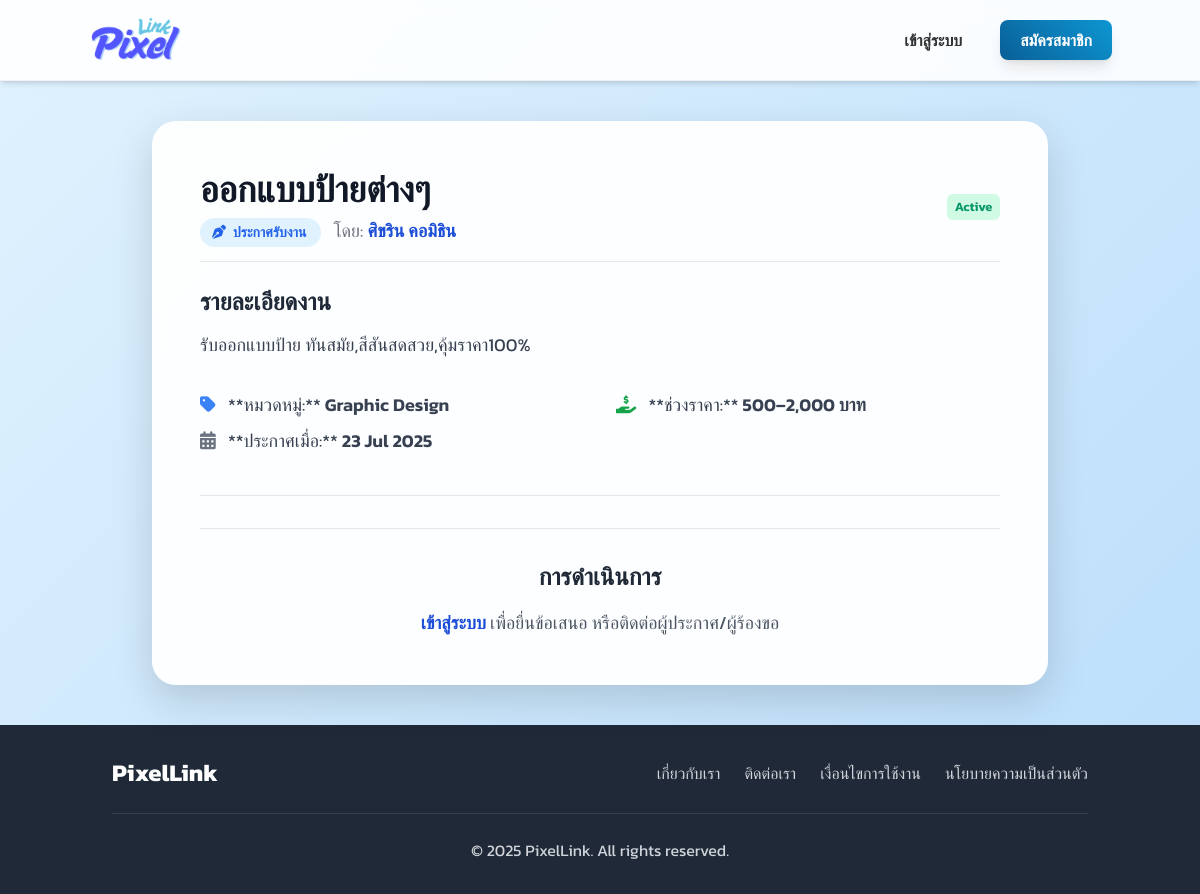
The page /job_detail.php?id=23&type=posting on the database its author committed.
### tables this page shows
CREATE TABLE `job_postings` (
  `post_id` int(11) NOT NULL,
  `designer_id` int(11) NOT NULL,
  `title` varchar(255) NOT NULL,
  `description` text DEFAULT NULL,
  `category_id` int(11) DEFAULT NULL,
  `price_range` varchar(100) DEFAULT NULL,
  `posted_date` timestamp NOT NULL DEFAULT current_timestamp(),
  `status` enum('active','inactive','completed') DEFAULT 'active',
  `client_id` int(11) NOT NULL,
  `main_image_id` int(11) DEFAULT NULL
);

CREATE TABLE `users` (
  `user_id` int(11) NOT NULL,
  `username` varchar(50) NOT NULL,
  `password` varchar(255) NOT NULL,
  `email` varchar(100) NOT NULL,
  `first_name` varchar(100) NOT NULL,
  `last_name` varchar(100) NOT NULL,
  `phone_number` varchar(20) NOT NULL,
  `user_type` enum('admin','designer','client') NOT NULL,
  `registration_date` timestamp NOT NULL DEFAULT current_timestamp(),
  `is_approved` tinyint(1) DEFAULT 0,
  `is_active` tinyint(1) DEFAULT 1,
  `last_login` timestamp NULL DEFAULT NULL
);

CREATE TABLE `job_categories` (
  `category_id` int(11) NOT NULL,
  `category_name` varchar(100) NOT NULL
);

### job_detail.php (the view, shortened to what this page needs)
<?php
$servername = "localhost";
$username = "root";
$password = "";
$dbname = "pixellink";
$condb = new mysqli($servername, $username, $password, $dbname);
$condb->set_charset("utf8mb4");
$job_data = null;
$error_message = '';
$job_type = '';
$loggedInUserName = '';
if (isset($_GET['id']) && is_numeric($_GET['id']) && isset($_GET['type'])) {
    $job_id = (int)$_GET['id'];
    $job_type = $_GET['type'];
    if ($job_type === 'posting') {
        $sql = "SELECT
                    jp.post_id AS id,
                    jp.title,
                    jp.description,
                    jp.price_range,
                    jp.posted_date,
                    jp.status,
                    'job_posting' AS type_display,
                    u.user_id AS owner_id,
                    u.first_name,
                    u.last_name,
                    u.user_type AS owner_type,
                    jc.category_name
                FROM job_postings AS jp
                JOIN users AS u ON jp.designer_id = u.user_id
                LEFT JOIN job_categories AS jc ON jp.category_id = jc.category_id
                WHERE jp.post_id = ? AND jp.status = 'active'";
        $stmt = $condb->prepare($sql);
        if ($stmt === false) {
            error_log("SQL Prepare Error (job_posting detail): " . $condb->error);
            $error_message = "เกิดข้อผิดพลาดทางเทคนิคในการดึงข้อมูลประกาศรับงาน";
        } else {
            $stmt->bind_param("i", $job_id);
            $stmt->execute();
            $result = $stmt->get_result();
            if ($result->num_rows === 1) {
                $job_data = $result->fetch_assoc();
            } else {
                $error_message = "ไม่พบประกาศรับงานนี้ หรือประกาศถูกปิดไปแล้ว";
            }
        }
    } else {
        $error_message = "ประเภทงานที่ระบุไม่ถูกต้อง";
    }
} else {
    $error_message = "ไม่พบ Job ID หรือประเภทงานที่ระบุ";
}
?>
<!DOCTYPE html>
<html lang="th">
<head>
    <script src="https://cdn.tailwindcss.com"></script>
    <link rel="stylesheet" href="https://cdnjs.cloudflare.com/ajax/libs/font-awesome/6.0.0-beta3/css/all.min.css">
    <link href="https://cdn.jsdelivr.net/npm/sweetalert2@11/dist/sweetalert2.min.css" rel="stylesheet" />
</head>
<body class="flex flex-col">
    <nav class="navbar p-4 shadow-md sticky top-0 z-50">
        <div class="container mx-auto flex justify-between items-center">
            <a href="index.php" class="transition duration-300 hover:opacity-80">
                <img src="dist/img/logo.png" alt="PixelLink Logo" class="h-12"> </a>
            <div class="space-x-2 sm:space-x-4 flex items-center">
                <?php if (isset($_SESSION['user_id'])) : ?>
                    <span class="text-gray-700 font-medium">สวัสดี, <?= htmlspecialchars($loggedInUserName) ?>!</span>
                    <a href="designer/view_profile.php?user_id=<?php echo $_SESSION['user_id']; ?>" class="
                        bg-blue-500 text-white
                        px-3 py-1.5 sm:px-5 sm:py-2
                        rounded-lg font-medium
                        shadow-md hover:shadow-lg hover:scale-105 transition-all duration-300
                        focus:outline-none focus:ring-2 focus:ring-blue-300
                    ">
                        <i class="fas fa-user-circle mr-1"></i> ดูโปรไฟล์
                    </a>
                    <a href="/logout.php" class="
                        bg-red-500 text-white
                        px-3 py-1.5 sm:px-5 sm:py-2
                        rounded-lg font-medium
                        shadow-md hover:shadow-lg hover:scale-105 transition-all duration-300
                        focus:outline-none focus:ring-2 focus:ring-red-300
                    ">
                        <i class="fas fa-sign-out-alt mr-1"></i> ออกจากระบบ
                    </a>
                <?php else : ?>
                    <a href="login.php"
                        class="px-5 py-2 rounded-lg font-semibold border-2 border-transparent hover:border-blue-500 hover:text-blue-500 transition duration-300">เข้าสู่ระบบ</a>
                    <a href="register.php"
                        class="btn-primary px-5 py-2 rounded-lg font-semibold shadow-lg">สมัครสมาชิก</a>
                <?php endif; ?>
            </div>
        </div>
    </nav>
    <main class="flex-grow flex items-center justify-center py-10 px-4">
        <?php if (!empty($error_message)) : ?>
            <div class="bg-red-100 border border-red-400 text-red-700 px-6 py-4 rounded-lg shadow-md text-center max-w-md mx-auto">
                <span class="block sm:inline"><i class="fas fa-exclamation-circle mr-2"></i><?= htmlspecialchars($error_message) ?></span>
                <p class="mt-3 text-sm">หากคุณต้องการค้นหางาน ท่านสามารถกลับไปที่ <a href="index.php#job-postings" class="font-semibold text-blue-700 hover:underline">หน้าหลัก</a> เพื่อค้นหา</p>
            </div>
        <?php elseif ($job_data) : ?>
            <div class="job-detail-card w-full max-w-4xl p-8 md:p-12 text-left">
                <div class="flex items-center justify-between mb-6 border-b pb-4">
                    <div>
                        <h1 class="text-4xl font-extrabold text-gray-900 mb-2"><?= htmlspecialchars($job_data['title']) ?></h1>
                        <p class="text-lg text-gray-600">
                            <span class="badge-info px-3 py-1 rounded-full text-sm font-semibold">
                                <i class="fas <?= $job_type === 'posting' ? 'fa-pen-nib' : 'fa-lightbulb' ?> mr-1"></i>
                                <?= $job_type === 'posting' ? 'ประกาศรับงาน' : 'งานร้องขอ' ?>
                            </span>
                            <span class="ml-3 text-gray-500">โดย: <a href="designer/view_profile.php?user_id=<?= $job_data['owner_id'] ?>" class="font-semibold text-blue-700 hover:underline"><?= htmlspecialchars($job_data['first_name'] . ' ' . $job_data['last_name']) ?></a></span>
                        </p>
                    </div>
                    <span class="badge-status
                        <?php
                            $status_class = '';
                            switch ($job_data['status']) {
                                case 'active': $status_class = 'status-active'; break;
                            }
                            echo $status_class;
                        ?>">
                        <?= ucfirst(str_replace('_', ' ', $job_data['status'])) ?>
                    </span>
                </div>
                <div class="mb-8">
                    <h2 class="text-2xl font-bold text-gray-800 mb-3">รายละเอียดงาน</h2>
                    <p class="text-lg text-gray-700 leading-relaxed"><?= nl2br(htmlspecialchars($job_data['description'])) ?></p>
                </div>
                <div class="grid grid-cols-1 md:grid-cols-2 gap-x-8 gap-y-4 mb-8 border-b pb-8">
                    <div>
                        <p class="text-gray-700 text-lg mb-2">
                            <i class="fas fa-tag text-blue-500 mr-2"></i>
                            **หมวดหมู่:** <span class="font-semibold"><?= htmlspecialchars($job_data['category_name'] ?? 'ไม่ระบุ') ?></span>
                        </p>
                        <p class="text-gray-700 text-lg mb-2">
                            <i class="fas fa-calendar-alt text-gray-500 mr-2"></i>
                            **ประกาศเมื่อ:** <span class="font-semibold"><?= date('d M Y', strtotime($job_data['posted_date'])) ?></span>
                        </p>
                    </div>
                    <div>
                        <?php if ($job_type === 'posting') : ?>
                            <p class="text-gray-700 text-lg mb-2">
                                <i class="fas fa-hand-holding-usd text-green-600 mr-2"></i>
                                **ช่วงราคา:** <span class="font-semibold"><?= htmlspecialchars($job_data['price_range'] ?? 'สอบถาม') ?></span>
                            </p>
                        <?php endif; ?>
                    </div>
                </div>
                <div class="mt-8 pt-8 border-t border-gray-200 text-center">
                    <h2 class="text-2xl font-bold text-gray-800 mb-4">การดำเนินการ</h2>
                    <div class="flex flex-col sm:flex-row justify-center space-y-4 sm:space-y-0 sm:space-x-4">
                        <?php if (isset($_SESSION['user_id'])) : ?>
                            <?php
                            $isOwner = (isset($_SESSION['user_id']) && $_SESSION['user_id'] == $job_data['owner_id']);
                            ?>
                            <a href="designer/view_profile.php?user_id=<?= htmlspecialchars($job_data['owner_id']) ?>" class="btn-primary px-8 py-4 rounded-full font-bold shadow-md flex items-center justify-center whitespace-nowrap">
                                <i class="fas fa-user-circle mr-2"></i> ดูโปรไฟล์ผู้ประกาศ
                            </a>
                            <?php if ($job_type === 'request' && $_SESSION['user_type'] === 'designer' && !$isOwner) : ?>
                                <a href="apply_job.php?request_id=<?= $job_data['id'] ?>" class="btn-action px-8 py-4 rounded-full font-bold shadow-md flex items-center justify-center whitespace-nowrap">
                                    <i class="fas fa-paper-plane mr-2"></i> ยื่นข้อเสนอ
                                </a>
                            <?php elseif ($job_type === 'posting' && $_SESSION['user_type'] === 'client' && $isOwner) : ?>
                                <a href="client/edit_job_post.php?post_id=<?= $job_data['id'] ?>" class="btn-action px-8 py-4 rounded-full font-bold shadow-md flex items-center justify-center whitespace-nowrap">
                                    <i class="fas fa-edit mr-2"></i> จัดการประกาศ
                                </a>
                            <?php else : ?>
                                <?php if ($isOwner) : ?>
                                    <p class="text-lg text-gray-600">คุณเป็นเจ้าของงานนี้ คุณไม่สามารถยื่นข้อเสนอหรือติดต่อตัวเองได้</p>
                                <?php else : ?>
                                    <p class="text-lg text-gray-600">คุณต้องเป็น
                                        <?php if ($job_type === 'request') echo 'นักออกแบบ'; else echo 'ผู้ว่าจ้าง'; ?>
                                        เพื่อดำเนินการกับงานนี้
                                    </p>
                                <?php endif; ?>
                            <?php endif; ?>
                            <?php if (!$isOwner) : ?>
                                <a href="messages.php?to_user=<?= $job_data['owner_id'] ?>" class="btn-action bg-blue-500 hover:bg-blue-600 px-8 py-4 rounded-full font-bold shadow-md flex items-center justify-center whitespace-nowrap">
                                    <i class="fas fa-comments mr-2"></i> ส่งข้อความถึง <?= htmlspecialchars($job_data['first_name']) ?>
                                </a>
                            <?php endif; ?>
                        <?php else : ?>
                            <p class="text-lg text-gray-600">
                                <a href="login.php" class="font-semibold text-blue-700 hover:underline">เข้าสู่ระบบ</a> เพื่อยื่นข้อเสนอ หรือติดต่อผู้ประกาศ/ผู้ร้องขอ
                            </p>
                        <?php endif; ?>
                    </div>
                </div>
            </div>
        <?php endif; ?>
    </main>
    <footer class="bg-gray-800 text-gray-300 py-8 mt-auto">
        <div class="container mx-auto px-6 text-center">
            <div class="flex flex-col md:flex-row justify-between items-center mb-6">
                <a href="../designer/main.php" class="text-2xl font-bold text-white mb-4 md:mb-0">PixelLink</a>
                <div class="flex space-x-6">
                    <a href="#" class="hover:text-white transition duration-300">เกี่ยวกับเรา</a>
                    <a href="#" class="hover:text-white transition duration-300">ติดต่อเรา</a>
                    <a href="#" class="hover:text-white transition duration-300">เงื่อนไขการใช้งาน</a>
                    <a href="#" class="hover:text-white transition duration-300">นโยบายความเป็นส่วนตัว</a>
                </div>
            </div>
            <hr class="border-gray-700 my-6">
            <p>&copy; <?php echo date('Y'); ?> PixelLink. All rights reserved.</p>
        </div>
    </footer>
</body>
</html>

### job_detail.php (style rules this page uses)
* { font-family: 'Kanit', sans-serif; font-style: normal; font-weight: 400; }
body { background: linear-gradient(135deg, #e0f2fe, #bbdefb); color: #333; min-height: 100vh; overflow-x: hidden; }
.navbar { background-color: rgba(255, 255, 255, 0.9); backdrop-filter: blur(10px); -webkit-backdrop-filter: blur(10px); border-bottom: 1px solid rgba(0, 0, 0, 0.05); }
.btn-primary { background: linear-gradient(45deg, #0a5f97 0%, #0d96d2 100%); color: white; transition: all 0.3s ease; box-shadow: 0 4px 15px rgba(13, 150, 210, 0.3); }
.job-detail-card { background: rgba(255, 255, 255, 0.95); backdrop-filter: blur(8px); -webkit-backdrop-filter: blur(8px); border-radius: 1.5rem; box-shadow: 0 15px 40px rgba(0,0,0,0.15); }
.badge-info { background-color: #e0f2fe; color: #2563eb; }
.badge-status { font-size: 0.8em; font-weight: 600; padding: 0.25em 0.6em; border-radius: 0.375rem; }
.status-active { background-color: #d1fae5; color: #059669; }

### rows shown on the page
job_postings: title "ออกแบบป้ายต่างๆ", designer.last_name "ศิขริน คอมิธิน", status "Active", description "รับออกแบบป้าย ทันสมัย,สีสันสดสวย,คุ้มราคา100%", category.category_name "Graphic Design", posted_date "23 Jul 2025", price_range "500–2,000 บาท"
